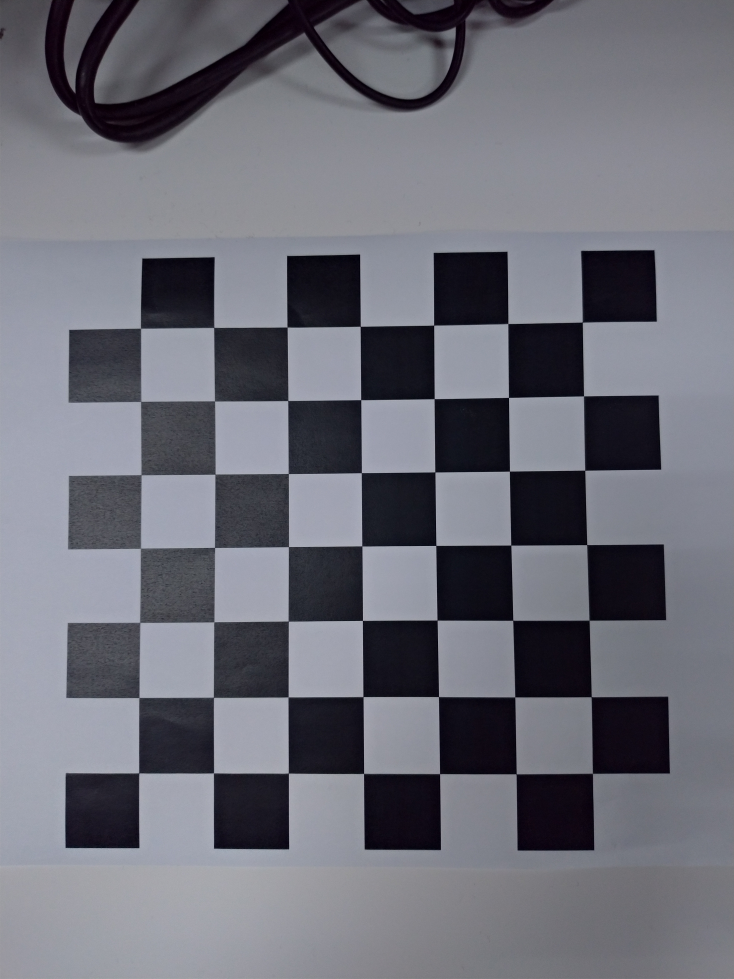
#> input picture Lab1/data/0000.jpg, 2936 x 3916 px (shown at 1/4 size); its folder holds 4 pictures in this run
$ python camera_calibration_example.py
#> lines starting #> are read from the running program, lines starting #| are printed output that depends on the picture
import numpy as np
import cv2
import glob
import matplotlib.pyplot as plt
import camera_calibration_show_extrinsics as show
from PIL import Image

# prepare object points, like (0,0,0), (1,0,0), (2,0,0) ....,(6,5,0)
# (8,6) is for the given testing images.
# If you use the another data (e.g. pictures you take by your smartphone),
# you need to set the corresponding numbers.
corner_x = 7
corner_y = 7
objp = np.zeros((corner_x*corner_y,3), np.float32)
objp[:,:2] = np.mgrid[0:corner_x, 0:corner_y].T.reshape(-1,2)

# Arrays to store object points and image points from all the images.
objpoints = [] # 3d points in real world space
imgpoints = [] # 2d points in image plane.

# Make a list of calibration images
images = glob.glob('data/*.jpg')

# Step through the list and search for chessboard corners
print('Start finding chessboard corners...')
for idx, fname in enumerate(images):
    img = cv2.imread(fname)
#> img is the input picture: shape (3916, 2936, 3); mean B, G, R 119, 109.5, 108.7
    gray = cv2.cvtColor(img, cv2.COLOR_BGR2GRAY)
    plt.imshow(gray)

    #Find the chessboard corners
    print('find the chessboard corners of',fname)
    ret, corners = cv2.findChessboardCorners(gray, (corner_x,corner_y), None)
#> ret = True; corners = 49 rows, first 8: [2329.3, 1288.7], [2334.3, 1585.9], [2339.3, 1881.6], [2347.6, 2180.1], [2357, 2482.5], [2366.3, 2787.1], [2369.5, 3095.4], [2032, 1296.7]

    # If found, add object points, image points
    if ret == True:
        objpoints.append(objp)
        imgpoints.append(corners)

        # Draw and display the corners
        cv2.drawChessboardCorners(img, (corner_x,corner_y), corners, ret)
        plt.imshow(img)


#######################################################################################################
#                                Homework 1 Camera Calibration                                        #
#               You need to implement camera calibration(02-camera p.76-80) here.                     #
#   DO NOT use the function directly, you need to write your own calibration function from scratch.   #
#                                          H I N T                                                    #
#                        1.Use the points in each images to find Hi                                   #
#                        2.Use Hi to find out the intrinsic matrix K                                  #
#                        3.Find out the extrensics matrix of each images.                             #
#######################################################################################################


def CameraCalibrate(objpoints, imgpoints, corner_x, corner_y):
    # Build Homography H
#> called with corner_x = 7, corner_y = 7
    H = []
#> H = []
    for objp, imgp in zip(objpoints, imgpoints):
        P = np.zeros((corner_x*corner_y*2,9))
        for i in range(corner_x*corner_y):
            P[i*2] = [objp[i,0],objp[i,1],1,0,0,0,-imgp[i,0,0]*objp[i,0],-imgp[i,0,0]*objp[i,1],-imgp[i,0,0]*1]
            P[i*2+1] = [0,0,0,objp[i,0],objp[i,1],1,-imgp[i,0,1]*objp[i,0],-imgp[i,0,1]*objp[i,1],-imgp[i,0,1]*1]
        U,D,V = np.linalg.svd(P)
        m = V.T[:,-1]
        m = m/m[-1]
        H.append(m.reshape((3,3)))
#> this loop made 4 passes
#> pass 1, in CameraCalibrate, `U,D,V = np.linalg.svd(P)`:
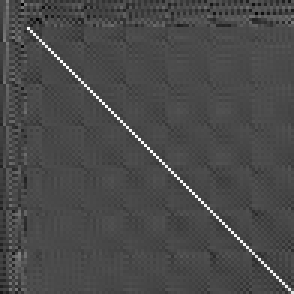
#> U: shape (98, 98) float64 (shown 3 times larger); min -0.395, max 0.97, mean -0.00021; drawn with min black and max white
#> pass 2, in CameraCalibrate, `U,D,V = np.linalg.svd(P)`:
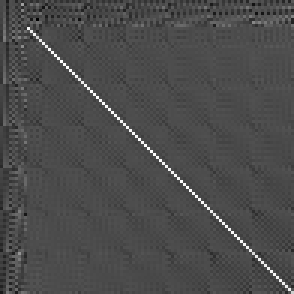
#> U: shape (98, 98) float64 (shown 3 times larger); min -0.413, max 0.97, mean -0.0016; drawn with min black and max white
#> pass 3, in CameraCalibrate, `U,D,V = np.linalg.svd(P)`:
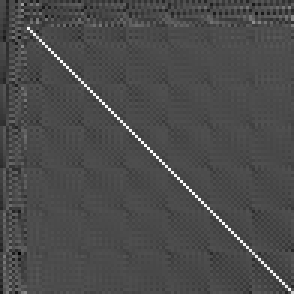
#> U: shape (98, 98) float64 (shown 3 times larger); min -0.41, max 0.973, mean -0.00124; drawn with min black and max white

    # V for Vb=0
    V = np.zeros((len(H)*2,6))
    for i,h in enumerate(H):
        V[i*2] = [
            h[0,0]*h[0,1],
            h[0,0]*h[1,1]+h[1,0]*h[0,1],
            h[1,0]*h[1,1],
            h[2,0]*h[0,1]+h[0,0]*h[2,1],
            h[2,0]*h[1,1]+h[1,0]*h[2,1],
            h[2,0]*h[2,1]
        ]
        V[i*2+1] = [
            h[0,0]*h[0,0]-h[0,1]*h[0,1],
            (h[0,0]*h[1,0]-h[0,1]*h[1,1])*2,
            h[1,0]*h[1,0]-h[1,1]*h[1,1],
            (h[2,0]*h[0,0]-h[2,1]*h[0,1])*2,
            (h[2,0]*h[1,0]-h[1,1]*h[2,1])*2,
            h[2,0]*h[2,0]-h[2,1]*h[2,1]
        ]
    U,D,V = np.linalg.svd(V)
    b = V.T[:,-1]
    B = np.array([
        [b[0],b[1],b[3]],
        [b[1],b[2],b[4]],
        [b[3],b[4],b[5]]
    ])
    # intrinsic matrix K
#> (the run stopped early here; a loop or call above may not have finished)
